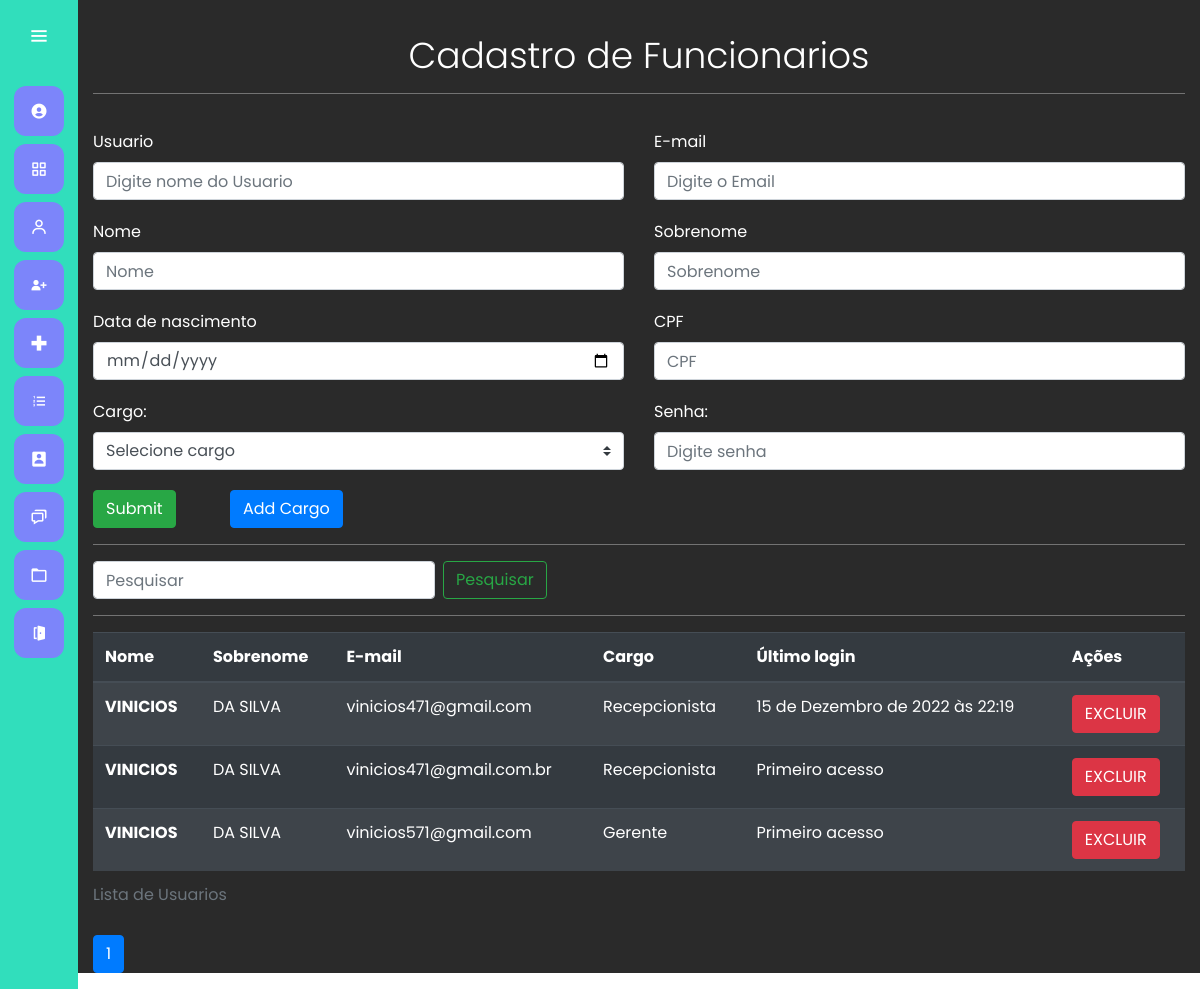
Page /cadastrar_usuario/ (signed in) on the committed database.
### users/models.py (models this page shows)
class Users(AbstractUser):
    cargo = models.ForeignKey(Cargo, on_delete=models.CASCADE, null=True)
    cpf = models.CharField(max_length=12, blank=True)
    data_nascimento = models.DateField(blank=True, null=True)

class Cargo(models.Model):
    nome = models.CharField(max_length=50)
    def __str__(self) -> str:
        return self.nome

### users/views.py (the view, shortened to what this page needs)
# urls.py: path('cadastrar_usuario/', views.cadastro_usuario, name="cadastrar_usuario"),
@has_permission_decorator('cadastrar_recepcionista')
def cadastro_usuario(request):
    if request.method == 'GET':
        cargo = Cargo.objects.all()
        users = Users.objects.all()
        if request.GET.get('termo'):
            termo = request.GET.get('termo')
            print(termo)
            users = Users.objects.filter(Q(username__icontains=termo)|Q(email__icontains=termo)|Q(first_name__icontains=termo))
            return render(request, 'cadastro_usuario.html', {'users': users})
        else:
                users = Users.objects.order_by('-first_name')
        users = Users.objects.all()
        paginator = Paginator(users, 5)
        page = request.GET.get('page')
        users = paginator.get_page(page)
        return render(request, 'cadastro_usuario.html', {'users': users, 'cargo':cargo})

### users/templates/cadastro_usuario.html (shortened to what this page needs)
{% extends 'base.html' %}
{% load bootstrap4 %}
{% load static %}
{% block 'head' %}
    <link rel="stylesheet" href="{% static 'cadastro/css/cadastro_usuarios.css' %}">
{% endblock %}
{% block 'dashboard'%}
    <div class="container container-cadastro">
    <br>
    <h1 class="display-4">Cadastro de Funcionarios </h1>
    <hr class="bg-hr">
        <form class="" action="{% url 'cadastrar_usuario' %}" method="POST">{% csrf_token %}
            <div class="row">
                <div class="col-md">
                    <label class="mr-sm-2">Usuario</label>
                    <input type="text" placeholder="Digite nome do Usuario" name="usuario" class="form-control" value="{{request.POST.nome}}">
                </div>
                <div class="col-md">
                    <label for="email" class="mr-sm-2">E-mail</label>
                    <input type="email" placeholder="Digite o Email" name="email" class="form-control">
                </div>
            </div>
            <div class="row">
                <div class="col-md">
                    <label class="mr-sm-2">Nome</label>
                    <input type="text" placeholder="Nome" name="nome" class="form-control">
                </div>
                <div class="col-md">
                    <label for="Sobrenome" class="mr-sm-2">Sobrenome</label>
                    <input type="text" placeholder="Sobrenome" name="sobrenome" class="form-control">
                </div>
            </div>
            <div class="row">
                <div class="col-md">
                    <label class="mr-sm-2">Data de nascimento</label>
                    <input type="date" placeholder="" name="data_nascimento" class="form-control">
                </div>
                <div class="col-md">
                    <label for="Sobrenome" class="mr-sm-2">CPF</label>
                    <input oninput="mascara(this)" type="text" class="form-control" name="cpf" placeholder="CPF">
                </div>
            </div>
            <div class="row">
                <div class="col-md">
                    <label class="mr-sm-2">Cargo:</label>
                    <select class="browser-default custom-select" name="cargo">
                        <option selected>Selecione cargo</option>
                      </select>
                </div>
                <div class="col-md">
                    <label for="pwd">Senha:</label>
                    <input type="password" placeholder="Digite senha" name="senha" class="form-control">
                </div>
            </div>
                <div class="botao">
                    <input type="submit" class="btn btn-success" style="margin-right:50px ;">
                    <button type="button" class="btn btn-primary" data-toggle="modal" data-target="#modalExemplo" style="margin-right:50px ;">
                        Add Cargo
                    </button>
                </div>
        </form>
        <hr class="bg-hr">
            <form class="form-inline my-2 my-lg-0 filtrar" action="{% url 'cadastrar_usuario' %}">{% csrf_token %}
                <input class="form-control mr-sm-2" type="" placeholder="Pesquisar" aria-label="Pesquisar" name="termo">
                <button class="btn btn-outline-success my-2 my-sm-0" type="submit">Pesquisar</button>
            </form>
        <hr class="bg-hr">
        <table class="table table-striped table-dark">
            <caption>Lista de Usuarios</caption>
            <thead>
                <tr>
                    <th scope="col">Nome</th>
                    <th scope="col">Sobrenome</th>
                    <th scope="col">E-mail</th>
                    <th scope="col">Cargo</th>
                    <th scope="col">Último login</th>
                    <th scope="col">Ações</th>
                </tr>
            </thead>
            <tbody>
                {% for user in users %}
                    <tr>
                        <th>{{user.first_name}}</th>
                        <td>{{user.last_name}}</td>
                        <td>{{user.email}}</td>
                        <td>{{user.cargo}}</td>
                        <td>{% if not user.last_login %}
                                Primeiro acesso
                            {% else %}
                                {{user.last_login}}
                            {% endif %}
                        </td>
                        <td>
                            <a href="{% url 'excluir_usuario' user.id%}"
                            onclick="return confirm('Deseja mesmo excluir o Funcionario {{user.first_name}}');" class="btn btn-danger">EXCLUIR</a>
                        </td>
                    </tr>
                {% endfor %}
            </tbody>
            </table>
     {%include 'modulos/_paginacao_nav.html'%}
    </div>
{% endblock %}

### templates/static/general/css/base.css (style rules this page uses)
* { margin: 0; padding: 0; box-sizing: border-box; font-family: "Poppins" , sans-serif; }

### templates/static/general/css/general.css (style rules this page uses)
:root { --main-color: #7C85FA; --dark-color: #31DEBC; --light-color: #98F542; --contrast-color: #DEAE31; --differential-color: #ff5938; }

### templates/static/cadastro/css/cadastro_usuarios.css (style rules this page uses)
.container-cadastro label { margin-top: 20px; }
.botao { margin-top: 20px; }
.bg-hr { background-color: gray; }
.display-4 { margin-top: 10px; text-align: center; font-size: 36px; }
.filtrar { margin-bottom: 10px; }

### rows in the picture
Users: first_name "VINICIOS", last_name "DA SILVA", email "vinicios471@gmail.com", cargo "Recepcionista", last_login "15 de Dezembro de 2022 às 22:19"
Users: first_name "VINICIOS", last_name "DA SILVA", email "vinicios471@gmail.com.br", cargo "Recepcionista", shows "Primeiro acesso"
Users: first_name "VINICIOS", last_name "DA SILVA", email "vinicios571@gmail.com", cargo "Gerente", shows "Primeiro acesso"

### other values in the picture
{{ pagina }} "1"
